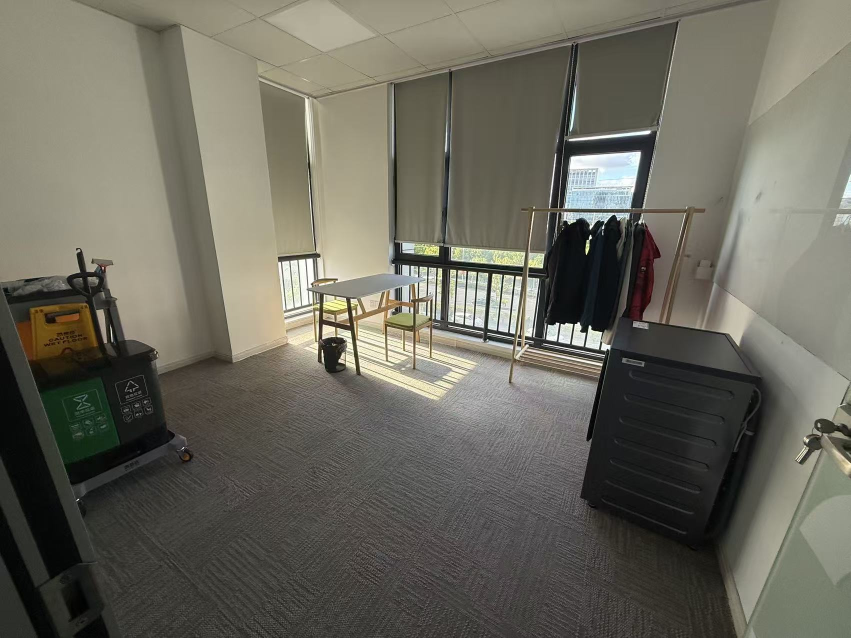
#> input picture inputs/utility_room_original.jpg, 1702 x 1276 px (shown at 1/2 size)
$ python make_exterior.py
#> lines starting #> are read from the running program, lines starting #| are printed output that depends on the picture
from PIL import Image,ImageDraw
from pathlib import Path
import json
root=Path(__file__).resolve().parents[1];src=Image.open(root/'inputs/utility_room_original.jpg');out=Image.new('RGB',src.size,(180,193,190));mask=Image.new('L',src.size,0);draw=ImageDraw.Draw(mask)
#> further down, src is the input picture: PIL image 1702x1276 RGB; mean R, G, B 106.9, 104.9, 93.8
#> after `out = Image.new('RGB', src.size, (180, 193, 190))`:
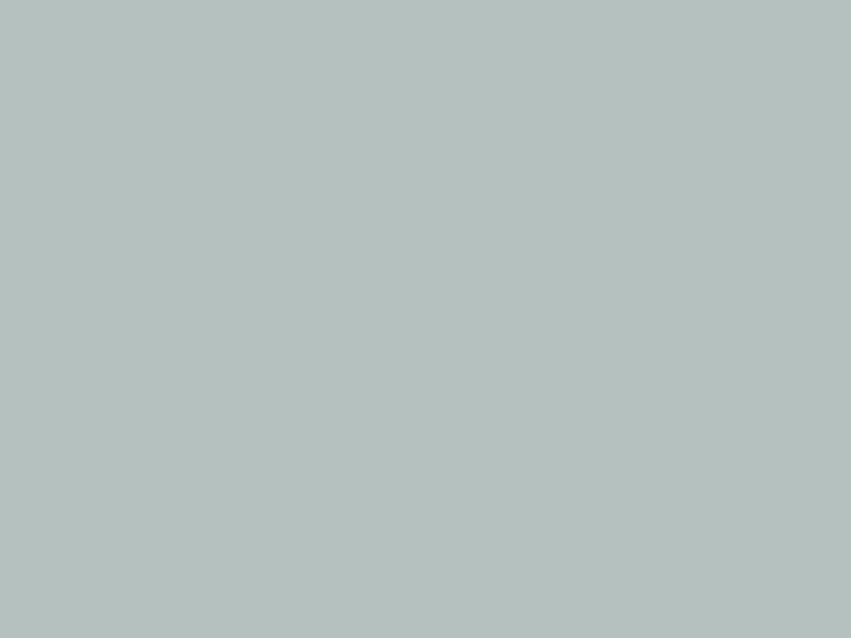
#> out: PIL image 1702x1276 RGB (shown at 1/2 size); mean R, G, B 180, 193, 190
#> after `mask = Image.new('L', src.size, 0)`: mask: PIL image 1702x1276 L; every value is 0
polys=[[(557,521),(635,514),(635,636),(565,647)],[(788,488),(1096,511),(1059,707),(787,662)],[(1138,307),(1284,284),(1252,429),(1110,428)],[(1048,654),(1187,683),(1181,728),(1044,712)]]
for p in polys:draw.polygon(p,fill=255)
out.paste(src,mask=mask);out.save(root/'evidence/exterior_only.png')
#> after `out.paste(src, mask=mask)`:
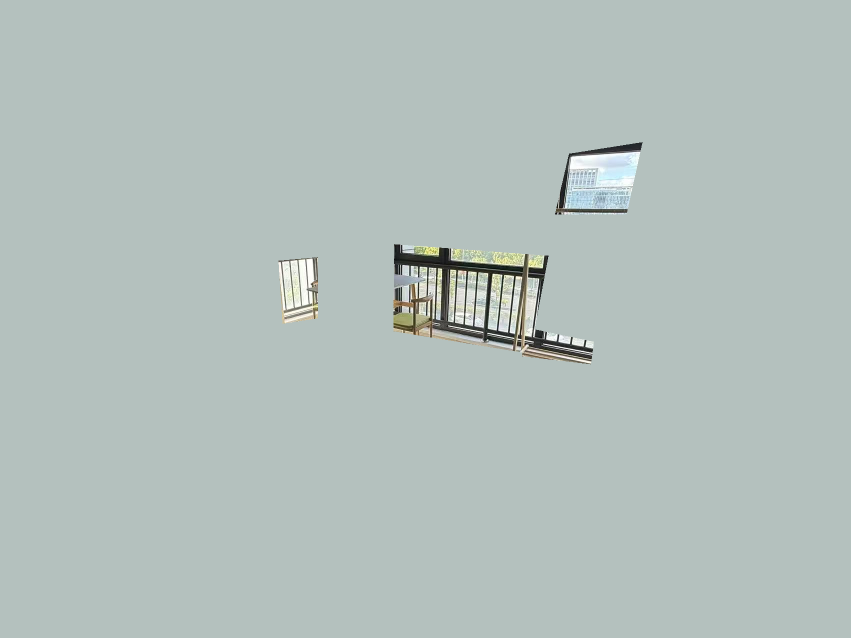
#> out: PIL image 1702x1276 RGB (shown at 1/2 size); mean R, G, B 179.1, 191.8, 188.5
(root/'evidence/exterior_texture_provenance.json').write_text(json.dumps(dict(source='inputs/utility_room_original.jpg',transform='Copy only manually segmented visible outdoor regions into neutral-color canvas; no generative processing',polygons=polys,restriction='applied solely to remote exterior backdrop, never to interior reconstruction',limitations='single-view photographic background, no independent outdoor geometry or novel-view accuracy'),indent=2))
